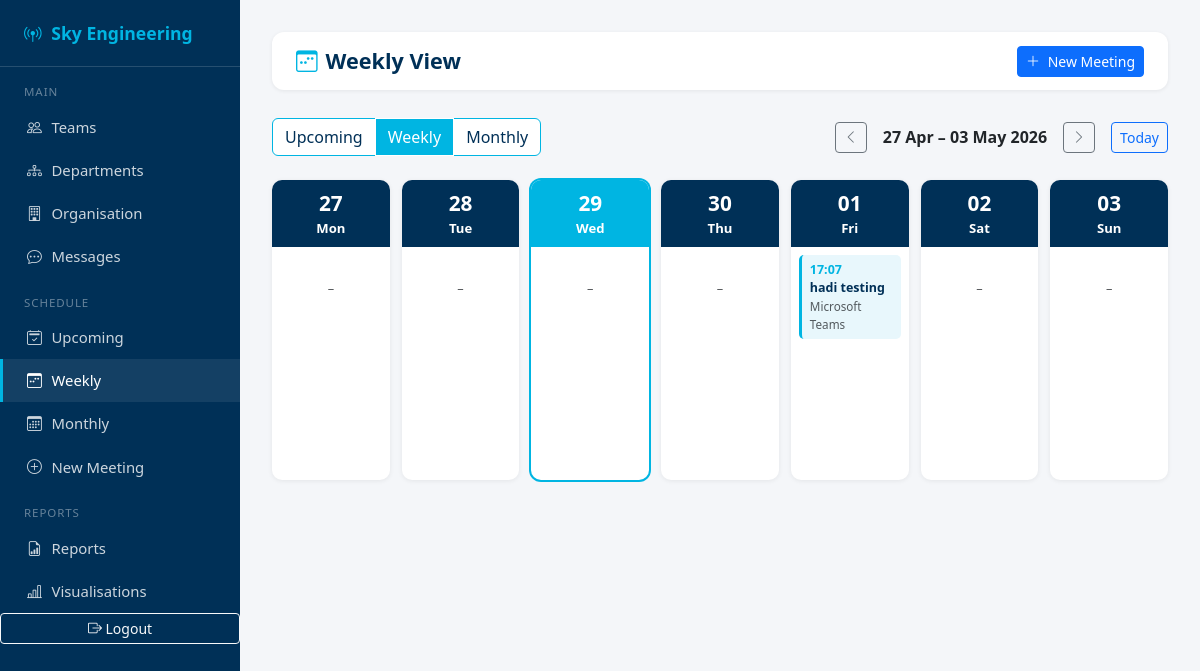
/schedule/weekly/ (signed in), run on the app's committed database.
### schedule/models.py (models this page shows, shortened)
class Meeting(models.Model):
    title        = models.CharField(max_length=200)
    platform     = models.CharField(max_length=50, choices=PLATFORM_CHOICES, default='teams')
    meeting_link = models.URLField(blank=True, null=True)
    date_time    = models.DateTimeField()
    duration     = models.PositiveIntegerField(help_text='Duration in minutes', default=30)
    agenda       = models.TextField(blank=True, null=True, help_text='Meeting agenda / message')
    status       = models.CharField(max_length=20, choices=STATUS_CHOICES, default='scheduled')
    organiser    = models.ForeignKey(
        User, on_delete=models.SET_NULL, null=True,
        related_name='organised_meetings'
    )
    attendees    = models.ManyToManyField(
        User, blank=True, related_name='attended_meetings'
    )
    created_at   = models.DateTimeField(auto_now_add=True)
    updated_at   = models.DateTimeField(auto_now=True)
    class Meta:
        ordering = ['date_time']

### schedule/views.py (the view)
# urls.py: path('weekly/',               views.weekly_view,     name='weekly'),
@login_required
def weekly_view(request):
    offset = int(request.GET.get('week_offset', 0))
    today  = date.today() + timedelta(weeks=offset)
    monday = today - timedelta(days=today.weekday())
    sunday = monday + timedelta(days=6)
    week_days = [monday + timedelta(days=i) for i in range(7)]
    meetings_qs = Meeting.objects.filter(
        date_time__date__range=[monday, sunday]
    ).order_by('date_time')
    meetings_by_day = {d: [] for d in week_days}
    for m in meetings_qs:
        day = m.date_time.date()
        if day in meetings_by_day:
            meetings_by_day[day].append(m)
    context = {
        'week_days':       week_days,
        'meetings_by_day': meetings_by_day,
        'monday':          monday,
        'sunday':          sunday,
        'week_offset':     offset,
        'prev_offset':     offset - 1,
        'next_offset':     offset + 1,
        'today':           date.today(),
    }
    return render(request, 'schedule/weekly.html', context)

### schedule/templatetags/schedule_extras.py (called while the page is built)
@register.filter
def get_item(dictionary, key):
    return dictionary.get(key, [])

### schedule/templates/schedule/weekly.html (shortened to what this page needs)
{% extends 'schedule/base_schedule.html' %}
{% load schedule_extras %}
{% block content %}
<div class="top-bar">
  <h1><i class="bi bi-calendar3-week me-2" style="color:var(--sky-blue)"></i>Weekly View</h1>
  <a href="{% url 'schedule:create' %}" class="btn btn-primary btn-sm">
    <i class="bi bi-plus-lg me-1"></i> New Meeting
  </a>
</div>
<div class="d-flex align-items-center justify-content-between mb-4">
  <div class="btn-group">
    <a href="{% url 'schedule:home' %}"    class="btn btn-sky">Upcoming</a>
    <a href="{% url 'schedule:weekly' %}"  class="btn btn-sky active">Weekly</a>
    <a href="{% url 'schedule:monthly' %}" class="btn btn-sky">Monthly</a>
  </div>
  <div class="d-flex align-items-center gap-3">
    <a href="?week_offset={{ prev_offset }}" class="btn btn-outline-secondary btn-sm">
      <i class="bi bi-chevron-left"></i>
    </a>
    <span class="fw-semibold">
      {{ monday|date:"d M" }} – {{ sunday|date:"d M Y" }}
    </span>
    <a href="?week_offset={{ next_offset }}" class="btn btn-outline-secondary btn-sm">
      <i class="bi bi-chevron-right"></i>
    </a>
    <a href="?week_offset=0" class="btn btn-sm btn-outline-primary">Today</a>
  </div>
</div>
<div class="week-grid">
  {% for day in week_days %}
    {% with day_meetings=meetings_by_day|get_item:day %}
    <div class="day-col {% if day == today %}today{% endif %}">
      <div class="day-header">
        <span class="day-number">{{ day|date:"d" }}</span>
        {{ day|date:"D" }}
      </div>
      <div class="day-body">
        {% if day_meetings %}
          {% for m in day_meetings %}
            <a href="{% url 'schedule:detail' m.pk %}" class="text-decoration-none">
              <div class="wk-pill">
                <div class="wk-time">{{ m.date_time|time:"H:i" }}</div>
                <div class="wk-title">{{ m.title|truncatechars:22 }}</div>
                <div class="text-muted" style="font-size:.73rem">{{ m.get_platform_display }}</div>
              </div>
            </a>
          {% endfor %}
        {% else %}
          <p class="text-muted text-center mt-4" style="font-size:.8rem;">–</p>
        {% endif %}
      </div>
    </div>
    {% endwith %}
  {% endfor %}
</div>
{% endblock %}

### schedule/templates/schedule/base_schedule.html (style rules this page uses)
:root { --sky-blue: #00b5e2; --sky-dark: #003057; --sky-light: #e8f7fc; --sidebar-w: 240px; }
body { background: #f4f6f9; font-family: 'Segoe UI', sans-serif; }
.top-bar { background: #fff; border-radius: 12px; padding: .85rem 1.5rem; margin-bottom: 1.75rem; display: flex; align-items: center; justify-content: space-between; box-shadow: 0 1px 4px rgba(0,0,0,.07); }
.top-bar h1 { font-size: 1.35rem; font-weight: 700; color: var(--sky-dark); margin: 0; }

### schedule/templates/schedule/weekly.html (style rules this page uses)
.week-grid { display: grid; grid-template-columns: repeat(7, 1fr); gap: .75rem; }
.day-col { background: #fff; border-radius: 10px; box-shadow: 0 1px 5px rgba(0,0,0,.07); min-height: 300px; overflow: hidden; }
.day-col.today { box-shadow: 0 0 0 2px var(--sky-blue); }
.day-header { background: var(--sky-dark); color: #fff; padding: .5rem; text-align: center; font-size: .82rem; font-weight: 600; }
.day-col.today .day-header { background: var(--sky-blue); }
.day-number { font-size: 1.3rem; font-weight: 700; display: block; }
.day-body { padding: .5rem; }
.wk-pill { background: var(--sky-light); border-left: 3px solid var(--sky-blue); border-radius: 5px; padding: .35rem .5rem; margin-bottom: .4rem; font-size: .78rem; cursor: pointer; transition: background .15s; }
.wk-pill .wk-time { color: var(--sky-blue); font-weight: 700; }
.wk-pill .wk-title { font-weight: 600; color: var(--sky-dark); }
.btn-sky { background:#fff; border:1px solid var(--sky-blue); color:var(--sky-dark); }
.btn-sky.active { background:var(--sky-blue); color:#fff; }

### data on the page
Meeting: date_time "17:07", title "hadi testing", platform "Microsoft Teams"

### other printed values
{{ monday|date:"d M" }} "27 Apr"
{{ sunday|date:"d M Y" }} "03 May 2026"
{{ day|date:"d" }} "27" "28" "29" "30" "01" "02" "03"
{{ day|date:"D" }} "Mon" "Tue" "Wed" "Thu" "Fri" "Sat" "Sun"
